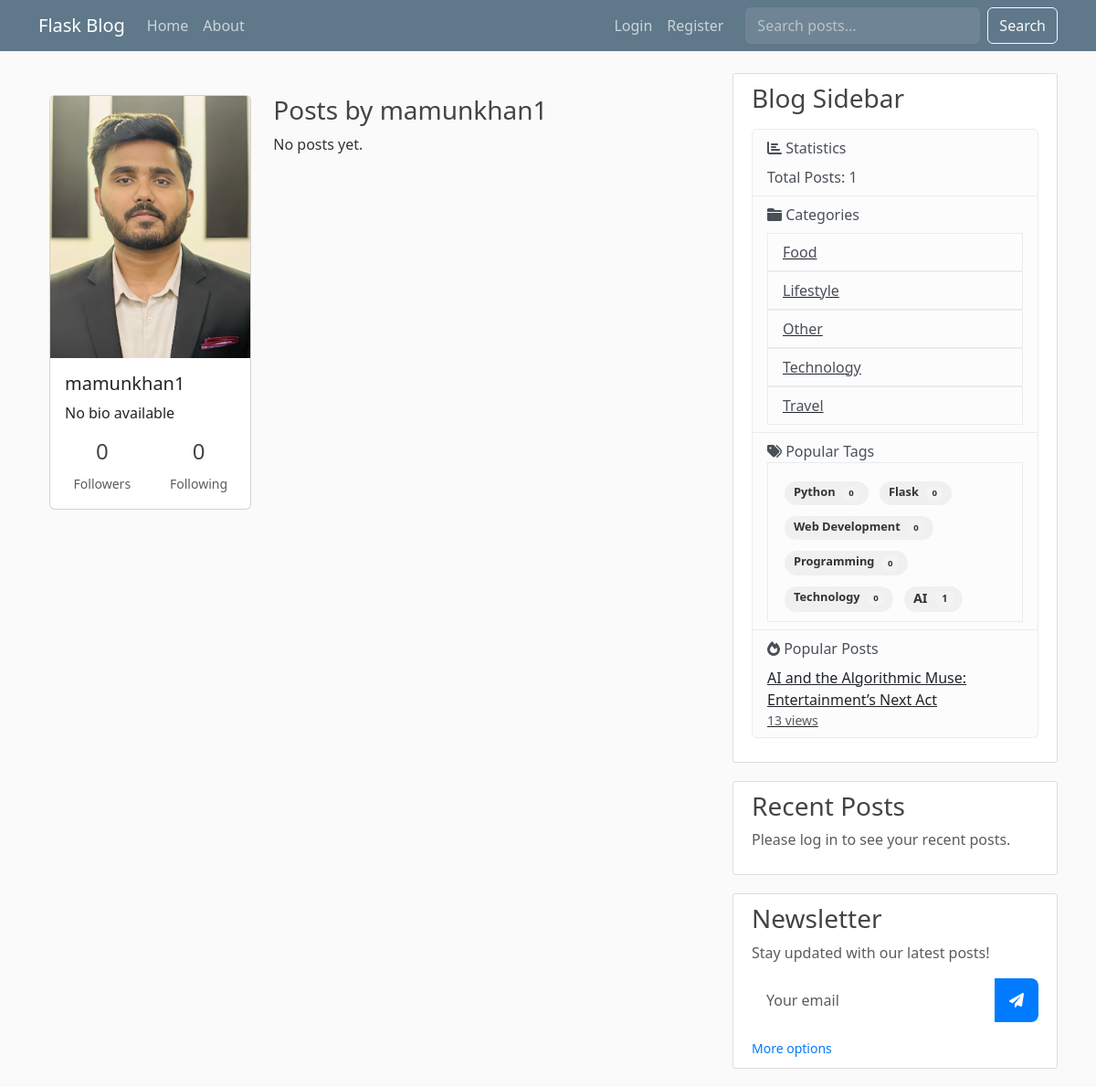
The page /user/mamunkhan1 on the database its author committed.
### flaskblog.py (models this page shows, shortened)
class User(db.Model, UserMixin):
    id = db.Column(db.Integer, primary_key=True)
    username = db.Column(db.String(20), unique=True, nullable=False)
    email = db.Column(db.String(120), unique=True, nullable=False)
    image_file = db.Column(db.String(20), nullable=False, default='default.jpg')
    password = db.Column(db.String(60), nullable=False)
    is_admin = db.Column(db.Boolean, default=False)
    bio = db.Column(db.String(500))
    location = db.Column(db.String(100))
    website = db.Column(db.String(200))
    twitter = db.Column(db.String(100))
    github = db.Column(db.String(100))
    joined_at = db.Column(db.DateTime, nullable=False, default=datetime.utcnow)
    posts = db.relationship('Post', backref='author', lazy=True)
    likes = db.relationship('Like', backref='user', lazy=True)
    comments = db.relationship('Comment', back_populates='author', lazy=True)
    followers = db.Table('followers',
        db.Column('follower_id', db.Integer, db.ForeignKey('user.id'), primary_key=True),
        db.Column('followed_id', db.Integer, db.ForeignKey('user.id'), primary_key=True)
    )
    following = db.relationship(
        'User', secondary=followers,
        primaryjoin=(followers.c.follower_id == id),
        secondaryjoin=(followers.c.followed_id == id),
        backref=db.backref('followers_list', lazy='dynamic'), lazy='dynamic'
    )

class Category(db.Model):
    id = db.Column(db.Integer, primary_key=True)
    name = db.Column(db.String(50), unique=True, nullable=False)
    description = db.Column(db.String(200))
    slug = db.Column(db.String(50), unique=True)

class Tag(db.Model):
    id = db.Column(db.Integer, primary_key=True)
    name = db.Column(db.String(50), unique=True, nullable=False)
    description = db.Column(db.String(200))
    slug = db.Column(db.String(50), unique=True)
    posts = db.relationship('Post', secondary=post_tags, backref=db.backref('tags', lazy='dynamic'))

class Post(db.Model):
    id = db.Column(db.Integer, primary_key=True)
    title = db.Column(db.String(100), nullable=False)
    date_posted = db.Column(db.DateTime, nullable=False, default=datetime.utcnow)
    content = db.Column(db.Text, nullable=False)
    image_file = db.Column(db.String(20), nullable=True)
    user_id = db.Column(db.Integer, db.ForeignKey('user.id'), nullable=False)
    category_id = db.Column(db.Integer, db.ForeignKey('category.id'), nullable=True)
    category = db.relationship('Category', backref=db.backref('posts', lazy=True))
    views = db.Column(db.Integer, default=0)
    status = db.Column(db.String(20), default='published')  # published, draft, scheduled
    publish_date = db.Column(db.DateTime)
    likes = db.relationship('Like', backref='post', lazy=True)
    comments = db.relationship('Comment', back_populates='post', lazy=True)

### flaskblog.py (the view)
@app.route("/user/<string:username>")
def user_profile(username):
    page = request.args.get('page', 1, type=int)
    user = User.query.filter_by(username=username).first_or_404()
    posts = Post.query.filter_by(author=user)\
        .order_by(Post.date_posted.desc())\
        .paginate(page=page, per_page=5)
    comments = Comment.query.filter_by(user_id=user.id).order_by(Comment.created_at.desc()).all()
    likes = Like.query.filter_by(user_id=user.id).all()
    return render_template('user_profile.html',
                          user=user,
                          posts=posts,
                          comments=comments,
                          likes=likes,
                          title=f"{user.username}'s Profile",
                          **get_sidebar_data())

### flaskblog.py (called while the page is built)
@app.context_processor
def inject_csrf_token():
    return dict(csrf_token=lambda: generate_csrf())

### templates/user_profile.html (shortened to what this page needs)
{% extends "layout.html" %}
{% block content %}
<div class="container mt-4">
    <div class="row">
        <div class="col-md-4">
            <div class="card">
                <img src="{{ url_for('static', filename='profile_pics/' + user.image_file) }}" class="card-img-top" alt="{{ user.username }}">
                <div class="card-body">
                    <h5 class="card-title">{{ user.username }}</h5>
                    <p class="card-text">{{ user.bio or 'No bio available' }}</p>
                    <div class="row text-center">
                        <div class="col">
                            <h4>{{ user.followers_list.count() }}</h4>
                            <small class="text-muted">Followers</small>
                        </div>
                        <div class="col">
                            <h4>{{ user.following.count() }}</h4>
                            <small class="text-muted">Following</small>
                        </div>
                    </div>
                </div>
            </div>
        </div>
        <div class="col-md-8">
            <h3>Posts by {{ user.username }}</h3>
            {% for post in posts.items %}
                <div class="card mb-3">
                    <div class="card-body">
                        <h5 class="card-title">{{ post.title }}</h5>
                        <h6 class="card-subtitle mb-2 text-muted">Posted on {{ post.date_posted.strftime('%Y-%m-%d') }}</h6>
                        <p class="card-text">{{ post.content[:200] }}{% if post.content|length > 200 %}...{% endif %}</p>
                        <a href="{{ url_for('post', post_id=post.id) }}" class="btn btn-primary">Read More</a>
                    </div>
                </div>
            {% else %}
                <p>No posts yet.</p>
            {% endfor %}
        </div>
    </div>
</div>
{% endblock %}

### templates/layout.html (shortened to what this page needs)
<!doctype html>
<html lang="en">
  <head>
    <link href="https://cdn.jsdelivr.net/npm/bootstrap@5.3.2/dist/css/bootstrap.min.css" rel="stylesheet">
    <link rel="stylesheet" href="https://cdnjs.cloudflare.com/ajax/libs/font-awesome/6.0.0/css/all.min.css">
    <link rel="stylesheet" type="text/css" href="{{ url_for('static', filename='main.css') }}">
  </head>
<body>
    <header class="site-header">
      <nav class="navbar navbar-expand-md navbar-dark bg-steel fixed-top">
        <div class="container">
          <a class="navbar-brand mr-4" href="{{ url_for('home') }}">Flask Blog</a>
          <div class="collapse navbar-collapse" id="navbarToggle">
            <div class="navbar-nav me-auto">
              <a class="nav-item nav-link" href="{{ url_for('home') }}">Home</a>
              <a class="nav-item nav-link" href="{{ url_for('about') }}">About</a>
            </div>
            <div class="navbar-nav">
              {% if current_user.is_authenticated %}
                {% if current_user.is_admin %}
                  <a class="nav-item nav-link" href="{{ url_for('admin.index') }}">Admin</a>
                {% endif %}
                <a class="nav-item nav-link" href="{{ url_for('account') }}">Account</a>
                <a class="nav-item nav-link position-relative" href="{{ url_for('notifications') }}">
                    <i class="fas fa-bell"></i>
                    <span class="position-absolute top-0 start-100 translate-middle badge rounded-pill bg-danger notification-count" style="display: none;">
                        0
                    </span>
                </a>
                <a class="nav-item nav-link" href="{{ url_for('logout') }}">Logout</a>
              {% else %}
                <a class="nav-item nav-link" href="{{ url_for('login') }}">Login</a>
                <a class="nav-item nav-link" href="{{ url_for('register') }}">Register</a>
              {% endif %}
              <form class="d-flex ms-3" action="{{ url_for('search') }}" method="get">
                <input class="form-control me-2" type="search" placeholder="Search posts..." name="q" aria-label="Search">
                <button class="btn btn-outline-light" type="submit">Search</button>
              </form>
            </div>
          </div>
        </div>
      </nav>
    </header>
    <main role="main" class="container">
      <div class="row">
        <div class="col-md-8">
          {% block content %}{% endblock %}
        </div>
        <div class="col-md-4">
          <div class="content-section">
            <h3>Blog Sidebar</h3>
            <p class='text-muted'>
                <ul class="list-group">
                    <li class="list-group-item list-group-item-light">
                        <i class="fas fa-chart-bar"></i> Statistics
                        <ul class="list-unstyled mt-2">
                            <li>Total Posts: {{ total_posts }}</li>
                        </ul>
                    </li>
                    <li class="list-group-item list-group-item-light">
                        <i class="fas fa-folder"></i> Categories
                        <ul class="list-group mt-2">
                            {% for category in categories %}
                              <a href="{{ url_for('category_posts', category_id=category.id) }}" class="text-dark">
                                <li class="list-group-item list-group-item-light"> {{ category.name }}</li>
                              </a>
                            {% endfor %}
                        </ul>
                    </li>
                    <li class="list-group-item list-group-item-light">
                        <i class="fas fa-tags"></i> Popular Tags
                        <div class="list-group-item">
                          <div class="tag-cloud">
                            {% for tag in tags %}
                            <a href="{{ url_for('tag_posts', tag_name=tag.name) }}"
                               class="tag-cloud-item badge badge-secondary"
                               style="font-size: {{ 0.8 + tag.posts|length * 0.1 }}rem">
                              {{ tag.name }}
                              <span class="badge badge-light">{{ tag.posts|length }}</span>
                            </a>
                            {% endfor %}
                          </div>
                        </div>
                    </li>
                    <li class="list-group-item list-group-item-light">
                        <i class="fas fa-fire"></i> Popular Posts
                        <ul class="list-unstyled mt-2">
                            {% for post in popular_posts %}
                                <li>
                                    <a href="{{ url_for('post', post_id=post.id) }}" class="text-dark">
                                        {{ post.title }}
                                        <small class="text-muted d-block">{{ post.views }} views</small>
                                    </a>
                                </li>
                            {% endfor %}
                        </ul>
                    </li>
                </ul>
            </p>
          </div>
          <div class="content-section">
            <h3>Recent Posts</h3>
            {% if current_user.is_authenticated %}
              <p class='text-muted'>Here are your recent posts: <span class="badge bg-info rounded-pill">{{ user_post_count }}</span></p>
              <ul class="list-group">
                {% for post in current_user.posts[:3] %}
                  <li class="list-group-item list-group-item-light">
                    <a href="{{ url_for('post', post_id=post.id) }}" class="article-title">{{ post.title }}</a>
                    <small class="text-muted">{{ post.date_posted.strftime('%Y-%m-%d') }}</small>
                  </li>
                {% else %}
                  <li class="list-group-item list-group-item-light">No posts yet</li>
                {% endfor %}
              </ul>
            {% else %}
              <p class='text-muted'>Please log in to see your recent posts.</p>
            {% endif %}
          </div>
          <div class="content-section">
            <h3>Newsletter</h3>
            <p class='text-muted'>Stay updated with our latest posts!</p>
            <form action="{{ url_for('subscribe_newsletter') }}" method="post" class="newsletter-form">
              <div class="input-group mb-3">
                <input type="email" name="email" class="form-control" placeholder="Your email" required>
                <button class="btn btn-outline-secondary" type="submit">
                  <i class="fas fa-paper-plane"></i>
                </button>
              </div>
              <small class="text-muted">
                <a href="{{ url_for('subscribe_newsletter') }}">More options</a>
              </small>
            </form>
          </div>
        </div>
      </div>
    </main>
</body>
</html>

### static/main.css (style rules this page uses)
body { background: #fafafa; color: #333333; margin-top: 5rem; }
h1, h2, h3, h4, h5, h6 { color: #444444; }
.bg-steel { background-color: #5f788a; }
.site-header .navbar-nav .nav-link { color: #cbd5db; }
.content-section { background: #ffffff; padding: 10px 20px; border: 1px solid #dddddd; border-radius: 3px; margin-bottom: 20px; }
.tag-cloud { display: flex; flex-wrap: wrap; gap: 8px; margin-top: 10px; }
.tag-cloud-item { display: inline-block; padding: 5px 10px; margin: 2px; border-radius: 20px; background-color: #f0f0f0; color: #333; text-decoration: none; transition: all 0.3s ease; font-size: 0.9rem; }
.tag-cloud-item .badge { margin-left: 5px; background-color: rgba(255, 255, 255, 0.2); color: inherit; }
.navbar .form-control { background-color: rgba(255, 255, 255, 0.1); border-color: rgba(255, 255, 255, 0.1); color: #fff; }
.navbar .form-control::placeholder { color: rgba(255, 255, 255, 0.5); }
.newsletter-form .input-group { background: rgba(255, 255, 255, 0.1); border-radius: 0.5rem; overflow: hidden; }
.newsletter-form .form-control { background: transparent; border: none; color: #333; padding: 0.75rem 1rem; }
.newsletter-form .btn { border: none; padding: 0.75rem 1rem; background: #007bff; color: white; transition: all 0.3s ease; }
.newsletter-form small a { color: #007bff; text-decoration: none; transition: color 0.3s ease; }

### rows shown on the page
User: image_file (placeholder picture), username "mamunkhan1", bio "No bio available"
Category: name "Food"
Category: name "Lifestyle"
Category: name "Other"
Category: name "Technology"
Category: name "Travel"
Tag: name "Python", posts|length "0"
Tag: name "Flask", posts|length "0"
Tag: name "Web Development", posts|length "0"
Tag: name "Programming", posts|length "0"
Tag: name "Technology", posts|length "0"
Tag: name "AI", posts|length "1"
Post: title "AI and the Algorithmic Muse: Entertainment’s Next Act", views "13"

### other values the page prints
{{ user.followers_list.count() }} "0"
{{ user.following.count() }} "0"
{{ total_posts }} "1"
